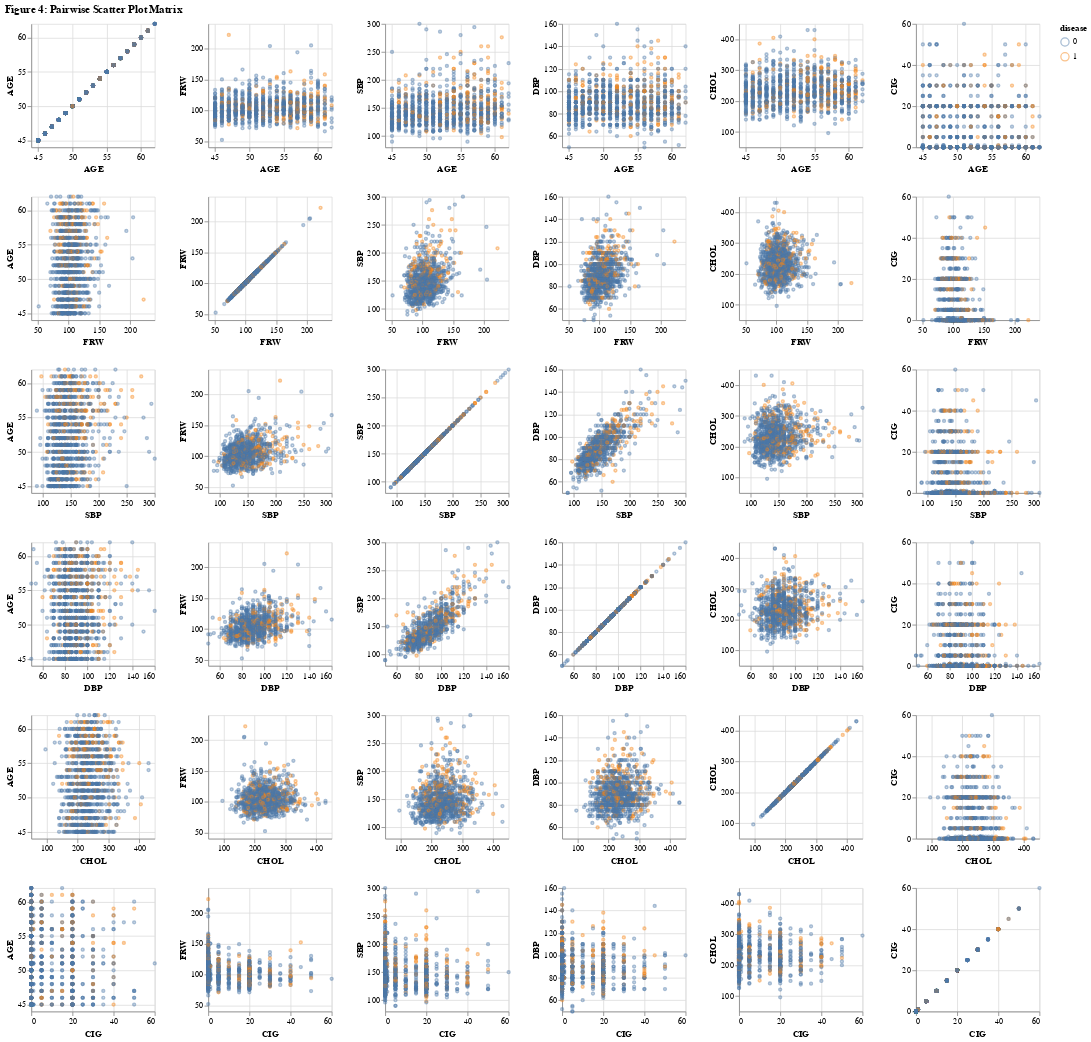

The notebook cell this image was saved under:
### Code cell
sys.path.append('..')
from src.create_pairwise_scatter_plot import create_pairwise_scatter_plot
numerical_features = ['AGE', 'FRW', 'SBP', 'DBP', 'CHOL',	'CIG']
pairwise_chart = create_pairwise_scatter_plot(train_df, numerical_features)
pairwise_chart

### Figure 1 — Vega-Lite specification as saved in the notebook (floating-point values rounded to 4 significant figures; data arrays with more than 128 entries replaced by an {"elided": "..."} marker saying what was removed)
{"config": {"view": {"continuousWidth": 300, "continuousHeight": 300}}, "repeat": {"column": ["AGE", "FRW", "SBP", "DBP", "CHOL", "CIG"], "row": ["AGE", "FRW", "SBP", "DBP", "CHOL", "CIG"]}, "spec": {"data": {"name": "data-5fe4e6e4552021d39026d4b3c0d760ab"}, "mark": {"type": "point", "opacity": 0.5, "size": 10}, "encoding": {"color": {"field": "disease", "type": "nominal"}, "x": {"field": {"repeat": "row"}, "scale": {"zero": false}, "type": "quantitative"}, "y": {"field": {"repeat": "column"}, "scale": {"zero": false}, "type": "quantitative"}}, "height": 150, "width": 150}, "resolve": {"scale": {"x": "independent", "y": "independent"}}, "title": "Figure 4: Pairwise Scatter Plot Matrix", "$schema": "https://vega.github.io/schema/vega-lite/v5.15.1.json", "datasets": {"data-5fe4e6e4552021d39026d4b3c0d760ab": {"elided": "1090 records"}}}
